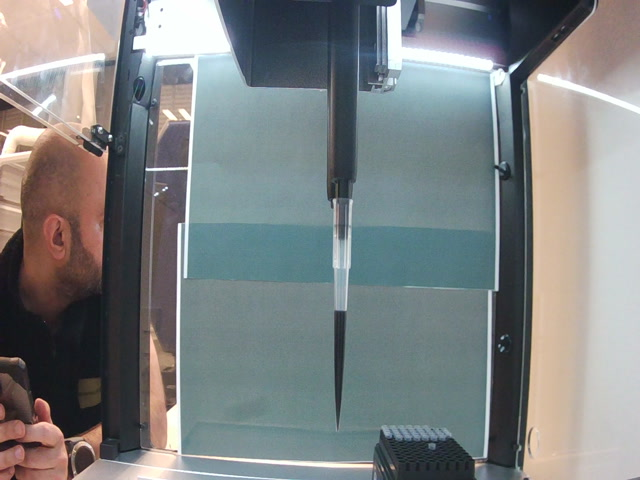
#> input picture YOLO/OT2-Computer-Vision/Experimental/OT_Clint and server/21_Dec_working codes_End of day/default_project/test/1.jpg, 640 x 480 px
$ python -i liquid_detection.py   (imports and definitions only)
#> lines starting #> are read from the running program, lines starting #| are printed output that depends on the picture; after the words box and inside, x2 and y2 are one past the last pixel; in counts of white or black regions, pixels touching at a corner belong together
#> further down, picture is the input picture: shape (480, 640, 3); mean B, G, R 130.9, 130.3, 126.3
"""
Liquid Detection in Pipette Tips

Analyzes camera images to detect liquid levels in pipette tips.
Uses empty tip images as baseline, compares against aspirate/dispense images.

Approaches combined:
  1. ROI extraction — focus only on the tip region
  2. Image subtraction — compare against empty baseline
  3. Meniscus detection — find liquid level height in each tip
  4. Color analysis — detect liquid presence by color shift

Usage:
    python liquid_detection.py --images ./captured_images --output ./analysis
    python liquid_detection.py --images ./captured_images --output ./analysis --calibrate
    python liquid_detection.py --images ./captured_images --output ./analysis --threshold 30

Input images should follow the camera_server naming convention:
    *_pick_up_tip_*.jpg     → used as empty baseline
    *_before_aspirate_*.jpg → should show empty tips
    *_after_aspirate_*.jpg  → should show liquid in tips
    *_before_dispense_*.jpg → should show liquid in tips
    *_after_dispense_*.jpg  → should show empty tips
"""

import cv2
import numpy as np
import os
import re
import csv
import argparse
from datetime import datetime


# ── ROI Selection ─────────────────────────────────────────────────────────

class ROISelector:
    """Interactive ROI selection for the tip region."""

    # [84 lines left out: functions __init__, select, save, load, crop_roi, segment_tips, not called in this run]


def extract_tip_images(roi_image, tip_slices):
    """Extract individual tip images from ROI."""
    return [roi_image[:, x1:x2] for x1, x2 in tip_slices]


# ── Liquid Detection Methods ─────────────────────────────────────────────

# [65 lines left out: functions detect_by_subtraction, detect_meniscus, detect_by_color, not called in this run]


def detect_green_liquid(tip_img, hue_low=35, hue_high=85, sat_min=40, val_min=40):
    """
    Detect GREEN liquid directly using HSV color segmentation.
    No baseline needed — just looks for green pixels.

    HSV ranges for green:
      Hue: 35-85 (covers yellow-green to blue-green)
      Saturation: >40 (ignore grayish pixels)
      Value: >40 (ignore very dark pixels)

    Returns:
      green_ratio: fraction of tip that is green (0.0 = no green, 1.0 = all green)
      green_mask: binary mask of green pixels
      green_height_ratio: how far down the tip the green extends (liquid level)
      meniscus_y: pixel row of top of green region (-1 if none)
    """
#> called with hue_low = 35, hue_high = 85, sat_min = 40, val_min = 40
    hsv = cv2.cvtColor(tip_img, cv2.COLOR_BGR2HSV)
#> hsv: shape (480, 640, 3); mean H, S, V 78.1, 49.6, 141.1

    lower_green = np.array([hue_low, sat_min, val_min])
    upper_green = np.array([hue_high, 255, 255])

    green_mask = cv2.inRange(hsv, lower_green, upper_green)
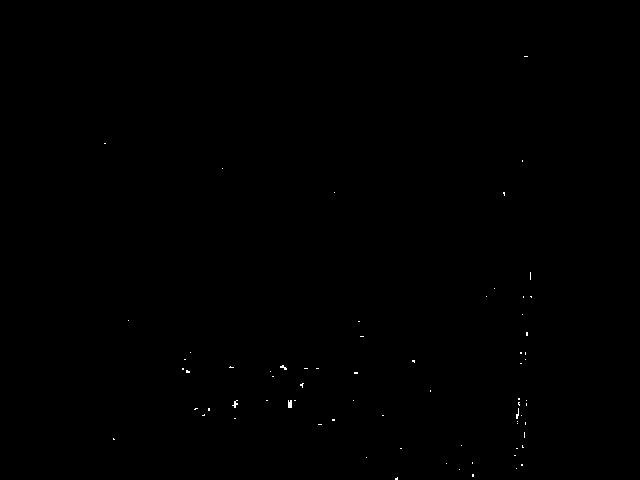
#> green_mask: shape (480, 640); 0.1% white in thin lines or dots, all inside (x1, y1, x2, y2) = (104, 56, 532, 480)

    # Clean up noise
    kernel = np.ones((3, 3), np.uint8)
    green_mask = cv2.morphologyEx(green_mask, cv2.MORPH_OPEN, kernel)
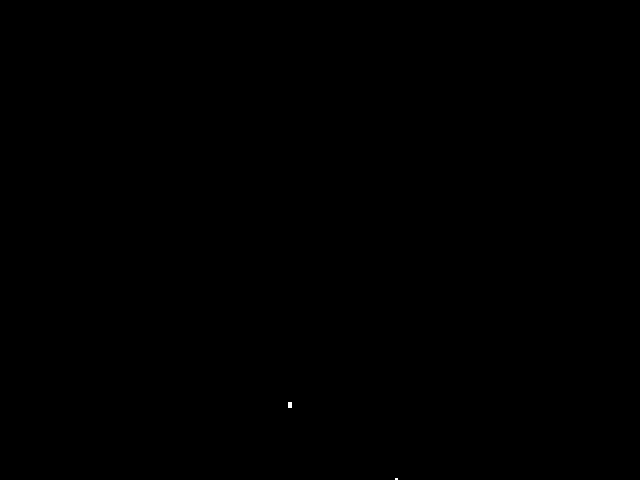
#> green_mask: shape (480, 640); 0.01% white; 2 white regions (1 under 20 px), largest, box (x1, y1, x2, y2) and area: (288, 402, 292, 408) 24
    green_mask = cv2.morphologyEx(green_mask, cv2.MORPH_CLOSE, kernel)

    total_pixels = green_mask.shape[0] * green_mask.shape[1]
#> total_pixels = 307200
    green_pixels = np.count_nonzero(green_mask)
#> green_pixels = 30
    green_ratio = green_pixels / total_pixels if total_pixels > 0 else 0.0
#> green_ratio = 9.77e-05

    # Find meniscus (top of green region)
    row_sums = np.sum(green_mask, axis=1)
#> row_sums = 480 values, max 1020 at index 402, min 0 at index 0, mean 15.94
    green_rows = np.where(row_sums > 0)[0]
#> green_rows = [402, 403, 404, 405, 406, 407, 478, 479]

    if len(green_rows) == 0:
        return green_ratio, green_mask, 0.0, -1

    meniscus_y = green_rows[0]
#> meniscus_y = 402
    bottom_y = green_rows[-1]
#> bottom_y = 479
    tip_height = green_mask.shape[0]
#> tip_height = 480
    green_height_ratio = (bottom_y - meniscus_y) / tip_height if tip_height > 0 else 0.0
#> green_height_ratio = 0.16

    return green_ratio, green_mask, green_height_ratio, meniscus_y


# [235 lines left out: functions detect_by_intensity, categorize_images, extract_column_from_filename, analyze_images, not called in this run]


# [20 lines not run here, left out]

>>> import cv2
>>> picture = cv2.imread('../YOLO/OT2-Computer-Vision/Experimental/OT_Clint and server/21_Dec_working codes_End of day/default_project/test/1.jpg')
>>> result = detect_green_liquid(picture)
